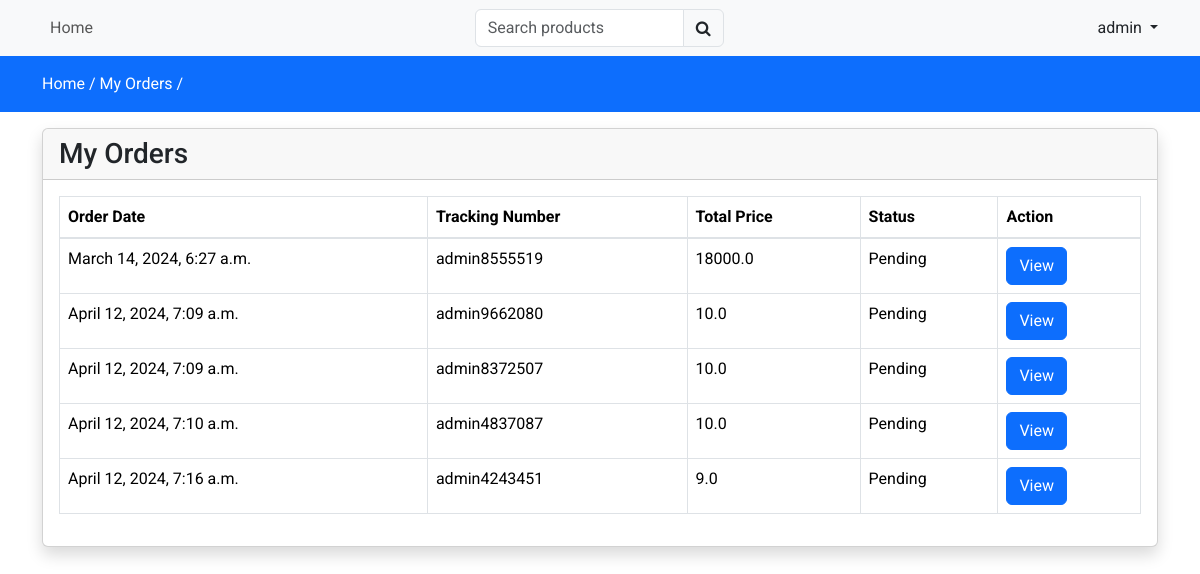
The app's page /my-orders (signed in) with its own data.
### store/models.py (models this page shows)
class Order(models.Model):
    user = models.ForeignKey(User, on_delete=models.CASCADE)
    fname = models.CharField(max_length=150, null=False)
    lname = models.CharField(max_length=150, null=False)
    email = models.CharField(max_length=150, null=False)
    phonenumber = models.CharField(max_length=50, null=False)
    address = models.TextField(null=False)
    city = models.CharField(max_length=150, null=False)
    state = models.CharField(max_length=150, null=False)
    country = models.CharField(max_length=150, null=False)
    pincode = models.CharField(max_length=150, null=False)
    total_price = models.FloatField(null=False)
    payment_mode = models.CharField(max_length=150, null=False)
    payment_id = models.CharField(max_length=250, null=True)
    orderstatuses = (
        ('Pending','Pending'),
        ('Out For Shipping','Out For Shipping'),
        ('Completed','Completed'),
    )
    status = models.CharField(max_length=150,choices=orderstatuses,default='Pending')
    message = models.TextField(null=True)
    tracking_no = models.CharField(max_length=150, null=True)
    created_at = models.DateTimeField(auto_now_add=True)
    updated_at = models.DateTimeField(auto_now=True)

### store/order.py (the view)
# urls.py: path('my-orders',index2,name="myorders"),
def index2(request):
    orders = Order.objects.filter(user=request.user)
    context = {'orders':orders}
    return render(request,"index2.html",context)

### store/templates/index2.html
{% extends "main.html" %}
{% block content %}
<div class="py-3 bg-primary">
    <div class="container">
        <a class="text-white" href="{% url 'home' %}">Home /</a>
        <a class="text-white" href="{% url 'myorders' %}">My Orders /</a>
    </div>
</div>
<div class="container mt-3">
    <div class="row">
        <div class="col-md-12">
            <div class="card shadow">
                <div class="card-header">
                    <h3 class="mb-0">My Orders </h3>
                </div>
                <div class="card-body">
                    <table class="table table-bordered">
                        <thead>
                            <tr>
                                <th> Order Date</th>
                                <th> Tracking Number</th>
                                <th> Total Price</th>
                                <th> Status</th>
                                <th> Action</th>
                            </tr>
                        </thead>
                        <tbody>
                            {% for item in orders %}
                                <tr>
                                    <td>{{ item.created_at }}</td>
                                    <td>{{ item.tracking_no }}</td>
                                    <td>{{ item.total_price }}</td>
                                    <td>{{ item.status }}</td>
                                    <td>
                                        <a href="{% url 'orderview' item.tracking_no %}" class="btn btn-primary">View</a>
                                    </td>
                                </tr>
                            {% endfor %}
                        </tbody>
                    </table>
                </div>
            </div>
        </div>
    </div>
</div>
{% endblock content %}

### store/templates/navbar.html (shortened to what this page needs)
<nav class="navbar navbar-expand-lg bg-body-tertiary">
    <div class="container">
        <div class="collapse navbar-collapse justify-content-between" id="navbarNav">
          <div>
              <ul class="navbar-nav me-auto">
                <li class="nav-item">
                    <a class="nav-link {% if request.resolver_match.url_name == 'home' %}active{% endif %}" aria-current="page" href="{% url 'home' %}">Home</a>
                </li>
              </ul>
          </div>
            <div class="search-bar">
                <form action="{% url 'searchproduct' %}" method="POST">
                    <div class="input-group">
                        <input type="search" required class="form-control" name="productsearch" id="searchproducts" placeholder="Search products">
                        <button type="submit" class="input-group-text"> <i class="fa fa-search"> </i> </button>
                    </div>
                </form>
            </div>
            <div>
                {% if request.user.is_authenticated %}
                    <li class="nav-item dropdown" style="list-style: none;">
                        <a class="nav-link dropdown-toggle {% if request.resolver_match.url_name == 'home' %}active{% endif %}" href="#" role="button" data-bs-toggle="dropdown" aria-expanded="false">
                        {{ request.user }}
                        </a>
                    </li>
                {% endif %}
            </div>
        </div>
    </div>
</nav>

### store/templates/main.html (style rules this page uses)
* { font-family: "Roboto", sans-serif; }
a { text-decoration: none; color: #000; }
.container { position: relative; }

### records on screen
Order: created_at "March 14, 2024, 6:27 a.m.", tracking_no "admin8555519", total_price "18000.0", status "Pending"
Order: created_at "April 12, 2024, 7:09 a.m.", tracking_no "admin9662080", total_price "10.0", status "Pending"
Order: created_at "April 12, 2024, 7:09 a.m.", tracking_no "admin8372507", total_price "10.0", status "Pending"
Order: created_at "April 12, 2024, 7:10 a.m.", tracking_no "admin4837087", total_price "10.0", status "Pending"
Order: created_at "April 12, 2024, 7:16 a.m.", tracking_no "admin4243451", total_price "9.0", status "Pending"

### other values on screen
{{ request.user }} "admin"
